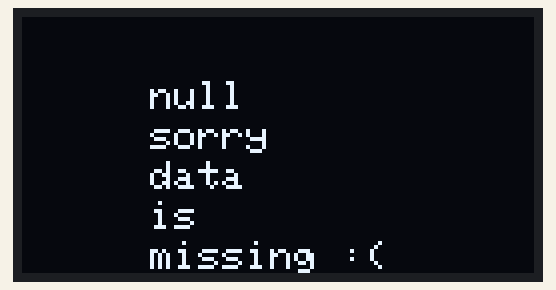
Simulated run of this sketch. Board: ESP8266 (NodeMCU). On the bench: 128×64 one-colour display. WiFi joins after 1.5 s; servers stay silent unless stated; uploads are accepted with an empty reply; what the sketch prints to the serial monitor is not drawn.

Above: at 5.1 s.

The sketch:

sketch_aug23a.ino
```cpp
#include <SPI.h>
#include <Wire.h>
#include <Adafruit_GFX.h>
#include <Adafruit_SSD1306.h>
#include <ESP8266WiFi.h>
#include <WiFiClient.h>
#include <ArduinoJson.h>


#define SCREEN_WIDTH 128 // OLED display width, in pixels
#define SCREEN_HEIGHT 64 // OLED display height, in pixels
// Declaration for an SSD1306 display connected to I2C (SDA, SCL pins)
#define OLED_RESET     -1 // Reset pin # (or -1 if sharing Arduino reset pin)
Adafruit_SSD1306 display(SCREEN_WIDTH, SCREEN_HEIGHT, &Wire, OLED_RESET);

WiFiClient client;
char lineEnd = '\r';
char newLine = '\n';

void setup() {
  Serial.begin(74880);
  Serial.println(F("start"));

  // SSD1306_SWITCHCAPVCC = generate display voltage from 3.3V internally
  if (!display.begin(SSD1306_SWITCHCAPVCC, 0x3C)) { // Address 0x3D for 128x64
    Serial.println(F("SSD1306 allocation failed"));
    for (;;); // Don't proceed, loop forever
  }

  WiFi.begin("XXXXX", "XXXXX");

  Serial.print("Connecting");
  while (WiFi.status() != WL_CONNECTED)
  {
    delay(500);
    Serial.print(".");

  }
  Serial.println();

  Serial.print("Connected, IP address: ");
  Serial.println(WiFi.localIP());


}


void loop() {

  String content = getData();

  DynamicJsonDocument doc(1024);
  deserializeJson(doc, content);

  if(doc["status"] != "ok" ) {

    // DISPALY ERROR
    displayData(doc["status"], "sorry", "data", "is", "missing :(");

  } else {

    String newDate = doc["updated"];

    String data0 = doc["priceData"][0]["t"] + ": " + String(doc["priceData"][0]["p"]);
    String data1 = doc["priceData"][1]["t"] + ": " + String(doc["priceData"][1]["p"]);
    String data2 = doc["priceData"][2]["t"] + ": " + String(doc["priceData"][2]["p"]);
    String data3 = doc["priceData"][3]["t"] + ": " + String(doc["priceData"][3]["p"]);


    // NOW DISPLAY
    displayData(newDate, data0, data1, data2, data3);

  }

  // WAIT A MINUTE!
  delay(60000);

}

String getData(){

  Serial.println("getData connect");

  int counter = 0;                  // count payload bytes
  int maxPayloadSize = 1200;        // max bytes of payload

  String oneLine = "";              // maybe you need something from header
  int oneLineLen = 1;               // if there's very short line, next comes content

  bool contentStarts = false;       // if true, chars go to content
  String content = "";              // the real stuff we're after
  int contentLen = maxPayloadSize;  // read from header, the initial value is quite random
  int contentCounter = 0;           // to know when content ends


  if (client.connect("172.16.1.13", 3335)) {
    client.flush();

    Serial.println("connected");
    // Make a HTTP request:
    client.println("GET /test HTTP/1.1");
    client.println();
    client.println();

    delay(3200);

    while (char c = client.read()) {

      if(contentStarts) {
        content += String(c);
        contentCounter ++;
      }

      // collect chars
      if (isAscii(c)) {  // tests if myChar is an Ascii character
        //Serial.print(String(c));
        oneLine += String(c);
        oneLineLen ++;

        if(c == newLine) {
          //Serial.println("lineStart>");
          // in case we need some headers
          if(oneLine.indexOf("Content-Length") >= 0) {
            String headerValue = oneLine.substring(oneLine.indexOf(":") + 1, oneLine.length());
            contentLen = headerValue.toInt();
          }

          oneLine = "";
        }
        if(c == lineEnd) {
          //Serial.println("<lineEnd: " + String(oneLineLen));
          if(oneLineLen < 4) {
            contentStarts = true;
          }
          oneLineLen = 0;
        }

      } else {
        //Serial.print(".");

      }

      counter ++;
      if(counter > maxPayloadSize || contentCounter > contentLen) {
        //Serial.println("counter " + String(counter) + " > maxPayloadSize " + String(maxPayloadSize));
        //Serial.println("contentCounter " + String(contentCounter) + " >= contentLen" + String(contentLen));
        break;
      }


    }

  }

  client.stop();
  return content;

}


void displayData(String newDate, String data0, String data1, String data2, String data3) {

  display.clearDisplay();
  display.setTextSize(1);
  display.setTextColor(WHITE);

  display.setCursor(32, 16);
  display.print(newDate);

  display.setCursor(32, 26);
  display.print(data0);

  display.setCursor(32, 36);
  display.print(data1);

  display.setCursor(32, 46);
  display.print(data2);

  display.setCursor(32, 56);
  display.print(data3);

  display.display();
}
```
